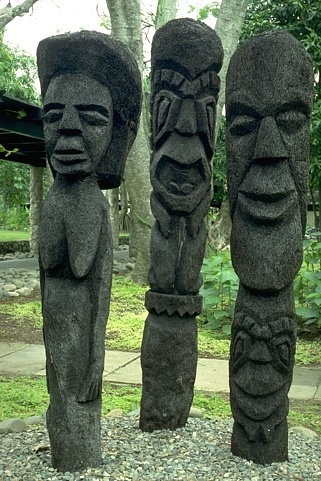
%> input picture algorithms/Edge Detection/prob_seg/data/images/101085.jpg, 321 x 481 px
$ octave --eval "result = edgeGradient(imread('../data/images/101085.jpg'));"   (GNU Octave 9; MATLAB toolbox functions it lacks are replaced by stand-ins)
%> lines starting %> are read from the running program, lines starting %| are printed output that depends on the picture
### algorithms/Edge Detection/prob_seg/solutions/gradientMagnitude.m
function[mag, theta] = gradientMagnitude(im, sigma)
% 传入图片im和sigma值，进行高斯滤波
%   返回高斯滤波后每个像素点的梯度的大小mag和方向theta
h = fspecial('gaussian',sigma*4+1,sigma);
%为免正负号问题，还是这个d看着舒服
d1 = [-1 1];
d2 = [-1; 1];
%有人说灰度图得到的结果更准确，L2-norm计算没有太便捷的方法，而且结果误差大
%gray = rgb2gray(im)
%我尝试按照任务指导书的方法做

%x方向,%取绝对值
h1 = imfilter(h,d1);
%imx  = imfilter(gray,h1);
imx  = imfilter(im,h1);
imx = computeL2norm(imx);
%imx = abs(imx);
%y方向
h2 = imfilter(h,d2);
%imy  = imfilter(gray,h2);
imy  = imfilter(im,h2);
imy = computeL2norm(imy);
%imy = abs(imy);
%斜率tan值
tantheta = imx./imy;
%theta
theta = atan(tantheta);
mag = sqrt(imx .* imx + imy .* imy);
end

### algorithms/Edge Detection/prob_seg/computeL2norm.m
function gradient = computeL2norm(matrix)
%输入的是图片在一个方向的梯度分量，包含RGB三个通道，输出L2正则化后的梯度
R = matrix(:,:,1);
G = matrix(:,:,2);
B = matrix(:,:,3);
gradient = sqrt(R .* R + G .* G + B .* B);
end

### algorithms/Edge Detection/prob_seg/solutions/edgeGradient.m
function bmap = edgeGradient(im)
%执行非最大抑制，返回检测到的边缘
sigma = 3;%暂定
[mag,theta] = gradientMagnitude(im, sigma);
%> in computeL2norm, `B = matrix(:,:,3);`:
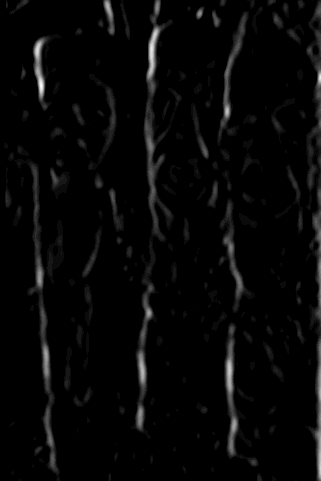
%> B: size 481x321 uint8; min 0, max 22, mean 0.6; drawn with min black and max white
%> in computeL2norm (call 2), `R = matrix(:,:,1);`:
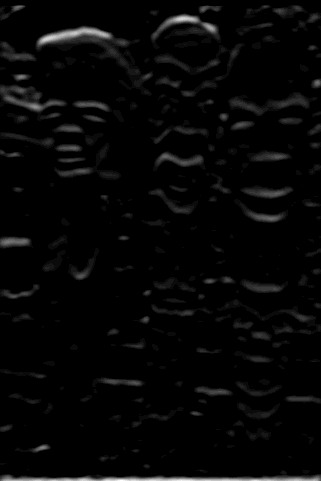
%> R: size 481x321 uint8; min 0, max 22, mean 0.6; mean of the top-left, top-right, bottom-left and bottom-right quarters 0.7, 0.6, 0.4, 0.5; drawn with min black and max white
%> in computeL2norm (call 2), `gradient = sqrt(R .* R + G .* G + B .* B);`:
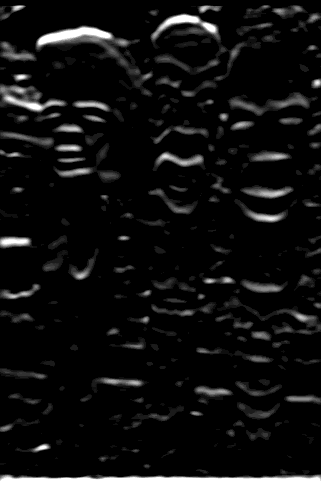
%> gradient: size 481x321 double; min 0, max 15.97, mean 0.905; drawn with min black and max white
%> in gradientMagnitude, `theta = atan(tantheta);`:
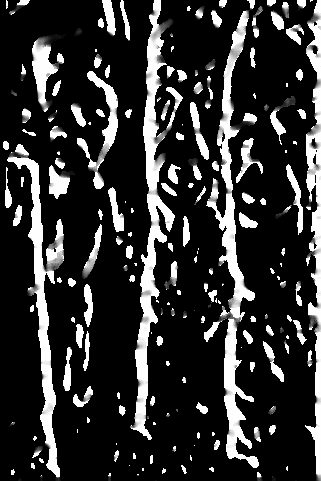
%> theta: size 481x321 double; 62.42% of the values are NaN or infinite; the others: min 0, max 1.57, mean 0.814; drawn with min black, max white, NaN and infinite black
%> in gradientMagnitude, `mag = sqrt(imx .* imx + imy .* imy);`:
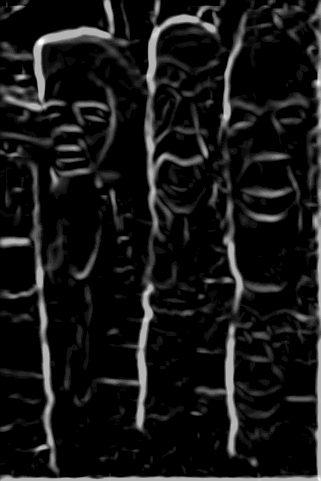
%> mag: size 481x321 double; min 0, max 22.58, mean 2; drawn with min black and max white
gray = rgb2gray(im);
bmap = edge(gray,"canny") .* mag;
%bmap = nonmax(gray,theta);
end
%> in edgeGradient, `gray = rgb2gray(im);`:
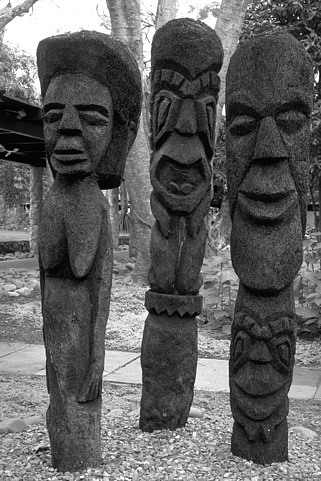
%> gray: size 481x321 uint8; min 0, max 255, mean 95.7
%> in edgeGradient, `bmap = edge(gray,"canny") .* mag;`:
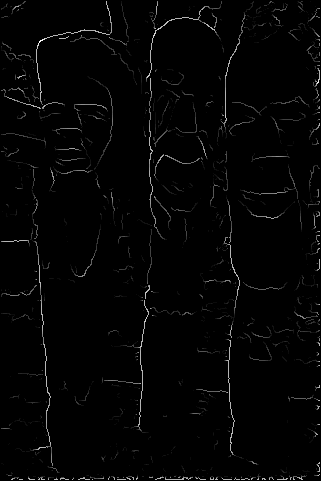
%> bmap: size 481x321 double; min 0, max 22.58, mean 0.4; drawn with min black and max white

$ run again, on algorithms/Edge Detection/prob_seg/data/images/101087.jpg
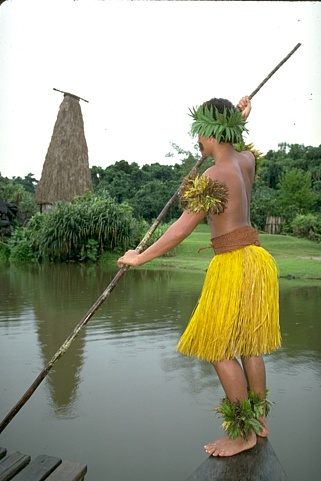
%> input picture algorithms/Edge Detection/prob_seg/data/images/101087.jpg, 321 x 481 px
%> in edgeGradient, `gray = rgb2gray(im);`:
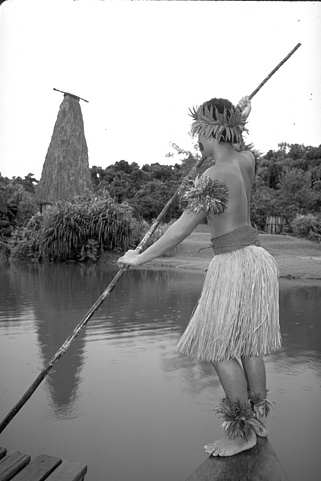
%> gray: size 481x321 uint8; min 0, max 255, mean 152.6
%> in edgeGradient, `bmap = edge(gray,"canny") .* mag;`:
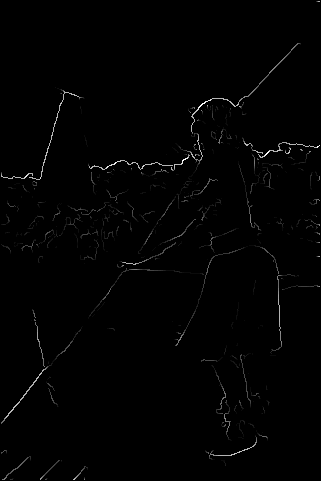
%> bmap: size 481x321 double; min 0, max 22.58, mean 0.2; drawn with min black and max white

$ run again, on algorithms/Edge Detection/prob_seg/data/images/103070.jpg
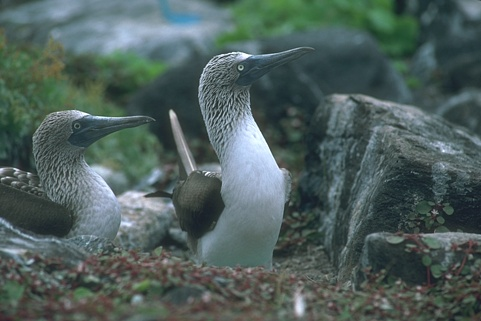
%> input picture algorithms/Edge Detection/prob_seg/data/images/103070.jpg, 481 x 321 px
%> in edgeGradient, `bmap = edge(gray,"canny") .* mag;`:
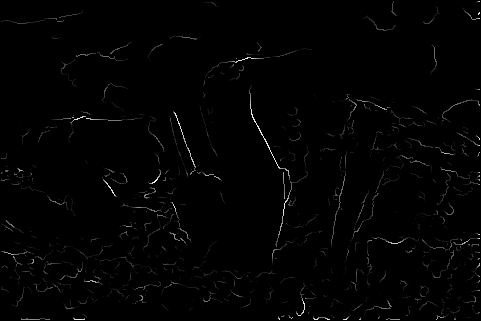
%> bmap: size 321x481 double; min 0, max 17.97, mean 0.184; drawn with min black and max white
